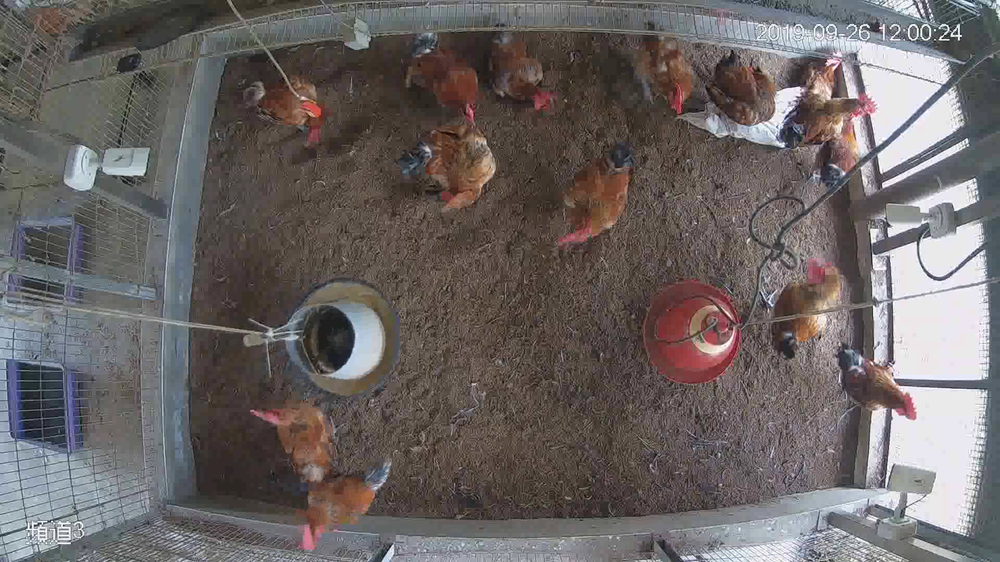
#> input picture test_1.avi_000025208.png, 1000 x 562 px, shrunk from 1920 x 1080 before the run
$ python InductiveColorRange.py   (older library calls are emulated)
#> lines starting #> are read from the running program, lines starting #| are printed output that depends on the picture; after the words box and inside, x2 and y2 are one past the last pixel; in counts of white or black regions, pixels touching at a corner belong together
import cv2
import numpy as np
import random

class svm:
    def __init__(self):
        self.svm=cv2.ml.SVM_create()

    def training(self,img,scale,background_ratio,mask,show):
        #整理數據
        w,h,d=img.shape
        h=int(h*scale)
        w=int(w*scale)
        img=cv2.resize(img,(h,w))
        HSV=cv2.cvtColor(img,cv2.COLOR_BGR2HSV)
        black=np.zeros(HSV.shape,dtype=np.uint8)
        mask=cv2.resize(mask,(h,w))


        #分離前後景
        chicken=cv2.add(black,HSV,mask=mask)
        mask=255-mask
        background=cv2.add(black,HSV,mask=mask)


        if show : print("-----preprossing data------")

        TwoDimChicken=np.reshape(chicken[:,:,0:2],(-1,2)) #將彩色照片拉成直線
        newTwoDimChicken=[]
        for i in TwoDimChicken: #去除黑色區域，以免影響SVM訓練
            if(i[1]>0):
                newTwoDimChicken.append(i)
        TwoDimChicken=np.array(newTwoDimChicken)

        TwoDimBackground=np.reshape(background[:,:,0:2],(-1,2))#將彩色照片拉成直線，只使用色像跟飽和度
        newTwoDimBackground=[]
        for i in TwoDimBackground:#去除黑色區域，以免影響SVM訓練
            if(i[1]>0):
                newTwoDimBackground.append(i)
        TwoDimBackground=np.array(newTwoDimBackground)

        chickenPixels=len(TwoDimChicken)  #取得非黑色像素總量
        if show : print("chickenPixels=",chickenPixels)
        alable=np.ones((chickenPixels,1))

        backPixels=len(TwoDimBackground)
        if show : print("backPixels=",backPixels)

        randIndexList=random.sample(range(0,backPixels),int(chickenPixels*background_ratio))
        newTwoDimBackground=[]                  #使前景跟背景訓練用的資料量相同
        for i in randIndexList:                 #刪減背景訓練資料
            newTwoDimBackground.append(TwoDimBackground[i])
        TwoDimBackground=newTwoDimBackground
        backPixels=len(TwoDimBackground)
        if show : print("new backPixels=",backPixels)
        blable=np.zeros((backPixels,1))

        lable=np.vstack((alable,blable))
        lable=np.array(lable,dtype='int32')

        TwoDimBackground=np.array(newTwoDimBackground) #List2Array

        data=np.vstack((TwoDimChicken,TwoDimBackground)) #合併陣列

        data=np.array(data,dtype='float32')

        if show : print("-----training start------")
        #訓練SVM
        self.svm.train(data,cv2.ml.ROW_SAMPLE,lable)
        if show : print("-----training complete------")

        #if show : self.svm.save("Model/svmModel.xml")
        if not show : return self.svm

    def classifier(self,img,scale,show): #基於SVM的顏色分類器
        if show : print("-----predict------")
        #整理輸入數據
        img=cv2.resize(img,None,fx=scale,fy=scale)
        w,h,d=img.shape
        HSV=cv2.cvtColor(img,cv2.COLOR_BGR2HSV)

        TwoDimHSV=np.reshape(HSV[:,:,:2],(-1,2))#圖形直線化 ，只使用色像跟飽和度
        pt_data = np.array(TwoDimHSV) #設定資料型態
        pt_data = np.array(pt_data, dtype = 'float32')
        #使用SVM進行預測
        predict = self.svm.predict(pt_data)

        predictImg=np.reshape(predict[1],(w,h)) #將預測結果轉回二維
        def post_processing(img): #將預測結果進行後處理，使之更容易看懂
            scale_value=w/360
            kernal_diameter=9 #平滑濾波
            kernal=cv2.getStructuringElement(cv2.MORPH_ELLIPSE,
                                             (kernal_diameter,kernal_diameter))
            img=cv2.filter2D(img,cv2.CV_8U,kernal) #轉回uint8形式
            #設定值處理
            retval,img=cv2.threshold(img,40,255,cv2.THRESH_BINARY)
            #侵蝕
            kernal_diameter=int(5*scale_value)
            kernal=cv2.getStructuringElement(cv2.MORPH_ELLIPSE,
                                             (kernal_diameter,kernal_diameter))
            img=cv2.morphologyEx(img,cv2.MORPH_ERODE,kernal)
            #膨脹
            kernal_diameter=int(9*scale_value)
            kernal=cv2.getStructuringElement(cv2.MORPH_ELLIPSE,
                                             (kernal_diameter,kernal_diameter))
            img=cv2.morphologyEx(img,cv2.MORPH_DILATE,kernal)
            #再侵蝕
            kernal_diameter=int(7*scale_value)
            kernal=cv2.getStructuringElement(cv2.MORPH_ELLIPSE,
                                             (kernal_diameter,kernal_diameter))
            img=cv2.morphologyEx(img,cv2.MORPH_ERODE,kernal)
            return img
        predictImg=post_processing(predictImg)


        if show : print("-----predict complete------")
        if show : cv2.imwrite("result.png",predictImg)
        return predictImg

    def Image_Fusion(self,img,scale,predictImg,oriimg): #將預測結果合併至原圖，產生彩色圖像
        img=cv2.resize(img,None,fx=scale,fy=scale)
        h,w,d=img.shape

        #標示記號顏色設定
        blue=np.ones((h,w),dtype=np.uint8)*0
        green=np.ones((h,w),dtype=np.uint8)*255
        red=np.ones((h,w),dtype=np.uint8)*0
        mark=cv2.merge([blue,green,red])


        mark=cv2.add(mark,mark,mask=predictImg)
        result=cv2.addWeighted(mark,0.23,img,1,gamma=0)
        #貼回原圖
        rh,rw,rd=result.shape

        oriimg=cv2.resize(oriimg,None,fx=scale,fy=scale)
        h,w,d=oriimg.shape

        oriimg[h-rh:h,int(0.2*w):int(0.2*w)+rw,:]=result
        return oriimg

    def Model_optimize(self,img,mask,times): #進行多次訓練取最優結果

        def errorCal(predictImg,mask): #誤差計算
            predictImg=np.array(predictImg,dtype=np.float32)
            mask=np.array(mask,dtype=np.float32) #以浮點數形式記錄負數
            predictImg=cv2.subtract(predictImg,mask)
            predictImg=np.absolute(predictImg)#絕對值
            return np.sum(predictImg) #像素值加總

        bestmodel=None
        besterror=1e+100
        mask=cv2.resize(mask,None,fx=0.25,fy=0.25)
        newmodel=cv2.ml.SVM_create()
        for t in range(times):
            newmodel=self.training(img,0.1,random.uniform(1,2.5),mask,False)
            predictImg=self.classifier(img,0.25,False) #模型透過self.svm傳遞，須注意
            newerror=errorCal(predictImg,mask)
            if( newerror<besterror ): #取代
                besterror=newerror
                bestmodel=newmodel
            print(newerror)
        return bestmodel

    def setModel(self,model):
        self.svm=model

if __name__ == "__main__":

    #設定值
    scale=0.1 #訓練時輸入圖片尺寸
    background_ratio=1#背景資料量增強
    watchScale=0.5 #渲染尺寸

    img=cv2.imread("test_1.avi_000025208.png") #訓練集
#> img is the input picture: shape (562, 1000, 3); mean B, G, R 100, 100.9, 107.1
    mask=cv2.imread("sumMask.bmp",0)
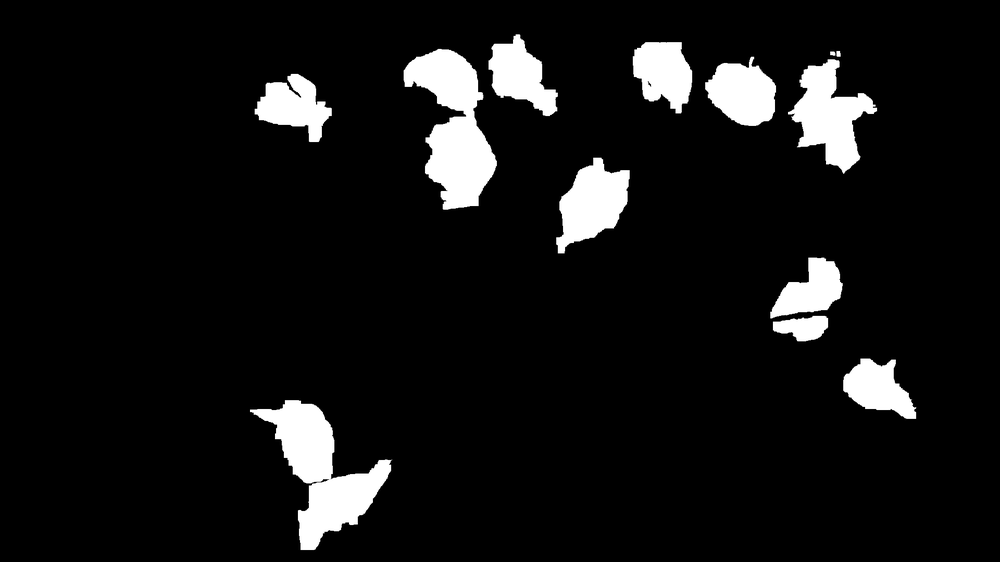
#> input picture sumMask.bmp, 1000 x 562 px, shrunk from 1920 x 1080 before the run
#> mask is the input picture: shape (562, 1000); min 0, max 255, mean 19.7
    h,w,d=img.shape
#> h = 562; w = 1000; d = 3
    imgroi=img[int(h*0.07):,int(0.2*w):int(0.886*w),:]
    maskroi=mask[int(h*0.07):,int(0.2*w):int(0.886*w)]

    SVM=svm()
    SVM.training(imgroi,scale,background_ratio,maskroi,show=True)
#> in training, `HSV=cv2.cvtColor(img,cv2.COLOR_BGR2HSV)`: HSV: shape (52, 68, 3); mean H, S, V 40.7, 50.1, 98.8
#> in training, `chicken=cv2.add(black,HSV,mask=mask)`: chicken: shape (52, 68, 3); mean H, S, V 5, 12.2, 15.1
#> in training, `chicken=cv2.add(black,HSV,mask=mask)`: black: shape (52, 68, 3); every value is 0
#> in training, `mask=255-mask`:
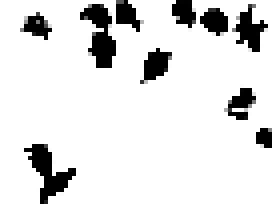
#> mask: shape (52, 68) (shown 4 times larger); min 0, max 255, mean 225
#> in training, `background=cv2.add(black,HSV,mask=mask)`: background: shape (52, 68, 3); mean H, S, V 37.8, 40.8, 88.3
#> in training, `TwoDimChicken=np.reshape(chicken[:,:,0:2],(-1,2))`: TwoDimChicken = 3536 pairs, first value 0 to 179, second value 0 to 203
#> the loop in training, `for i in TwoDimChicken:` made 3536 passes
#> i on passes 1 to 3: [0, 0], [0, 0], [0, 0]
#> after the loop in training, `for i in TwoDimChicken:`: newTwoDimChicken = 494 pairs, first value 0 to 179, second value 6 to 203
#> in training, `TwoDimChicken=np.array(newTwoDimChicken)`: TwoDimChicken has the same summary as newTwoDimChicken
#> in training, `TwoDimBackground=np.reshape(background[:,:,0:2],(-1,2))#將彩色照片拉成直線，只使用色..`: TwoDimBackground = 3536 pairs, first value 0 to 179, second value 0 to 182
#> the loop in training, `for i in TwoDimBackground:#去除黑色區域，以免影響SVM訓練` made 3536 passes
#> i on passes 1 to 3: [111, 19], [84, 13], [78, 15]
#> after the loop in training, `for i in TwoDimBackground:#去除黑色區域，以免影響SVM訓練`: newTwoDimBackground = 3119 pairs, first value 0 to 179, second value 1 to 182
#> in training, `TwoDimBackground=np.array(newTwoDimBackground)`: TwoDimBackground has the same summary as newTwoDimBackground
#> in training, `chickenPixels=len(TwoDimChicken)`: chickenPixels = 494
#| chickenPixels= 494
#> in training, `backPixels=len(TwoDimBackground)`: backPixels = 3119
#| backPixels= 3119
#> in training, `randIndexList=random.sample(range(0,backPixels),int(chickenPixels*back..`: randIndexList = 494 values, max 3107 at index 388, min 0 at index 296, mean 1554.4
#> the loop in training, `for i in randIndexList:` made 494 passes
#> i on passes 1 to 3: 1577, 3104, 1722
#> after the loop in training, `for i in randIndexList:`: newTwoDimBackground = 494 pairs, first value 0 to 179, second value 5 to 149
#> in training, `TwoDimBackground=newTwoDimBackground`: TwoDimBackground has the same summary as newTwoDimBackground
#> in training, `backPixels=len(TwoDimBackground)`: backPixels = 494
#| new backPixels= 494
#> in training, `data=np.vstack((TwoDimChicken,TwoDimBackground))`: data = 988 pairs, first value 0 to 179, second value 5 to 203

    #bestmodel=SVM.Model_optimize(imgroi,maskroi,3)
    #SVM.setModel(bestmodel)

    result=SVM.classifier(imgroi,watchScale,show=True)
#> in classifier, `img=cv2.resize(img,None,fx=scale,fy=scale)`:
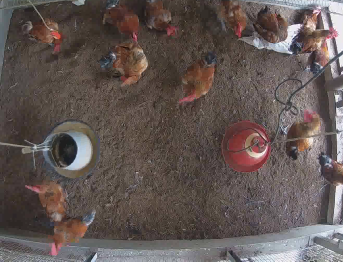
#> img: shape (262, 343, 3); mean of channels 0, 1, 2 83, 86.3, 97.8; drawn as B, G, R
#> in classifier, `HSV=cv2.cvtColor(img,cv2.COLOR_BGR2HSV)`: HSV: shape (262, 343, 3); mean H, S, V 40.6, 49.9, 99.3
#> in classifier, `TwoDimHSV=np.reshape(HSV[:,:,:2],(-1,2))#圖形直線化 ，只使用色像跟飽和度`: TwoDimHSV = 89866 pairs, first value 0 to 179, second value 0 to 249
#> in classifier, `pt_data = np.array(TwoDimHSV)`: pt_data has the same summary as TwoDimHSV
#> in classifier, `predictImg=np.reshape(predict[1],(w,h))`:
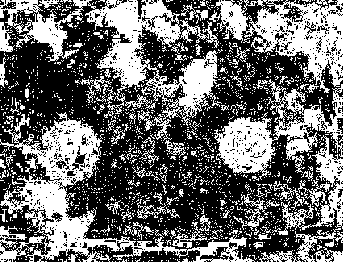
#> predictImg: shape (262, 343) float32; values 0 (black) and 1 (white), 41.9% white; 1743 white regions (1655 under 20 px), largest, box (x1, y1, x2, y2) and area: (0, 0, 222, 126) 8191, (0, 112, 255, 262) 7851, (209, 0, 343, 93) 5018
#> in post_processing, `img=cv2.filter2D(img,cv2.CV_8U,kernal)`:
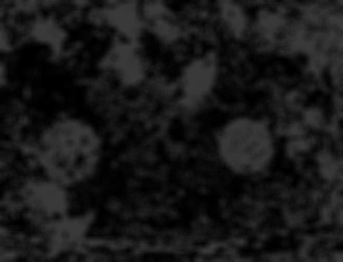
#> img: shape (262, 343); min 0, max 57, mean 23.9
#> in post_processing, `retval,img=cv2.threshold(img,40,255,cv2.THRESH_BINARY)`: img: shape (262, 343); 19.8% white; 89 white regions (50 under 20 px), largest, box (x1, y1, x2, y2) and area: (22, 121, 105, 257) 4255, (256, 4, 343, 84) 3135, (98, 0, 146, 85) 2078
#> in post_processing, `img=cv2.morphologyEx(img,cv2.MORPH_ERODE,kernal)`: img: shape (262, 343); 16% white; 62 white regions (32 under 20 px), largest, box (x1, y1, x2, y2) and area: (283, 6, 343, 76) 2092, (220, 120, 271, 170) 1907, (100, 0, 145, 84) 1768
#> in post_processing, `img=cv2.morphologyEx(img,cv2.MORPH_DILATE,kernal)`: img: shape (262, 343); 26.6% white; 48 white regions (3 under 20 px), largest, box (x1, y1, x2, y2) and area: (21, 120, 106, 259) 5631, (255, 4, 343, 86) 3951, (94, 0, 181, 87) 3628
#> in post_processing, `img=cv2.morphologyEx(img,cv2.MORPH_ERODE,kernal)`: img: shape (262, 343); 18.9% white; 51 white regions (19 under 20 px), largest, box (x1, y1, x2, y2) and area: (23, 122, 104, 257) 4125, (257, 6, 343, 84) 3071, (96, 0, 146, 85) 2088

    result=SVM.Image_Fusion(imgroi,watchScale,result,img)
#> in Image_Fusion, `mark=cv2.add(mark,mark,mask=predictImg)`:
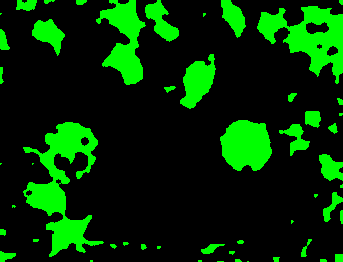
#> mark: shape (262, 343, 3); mean of channels 0, 1, 2 0, 48.1, 0; drawn as B, G, R
#> in Image_Fusion, `oriimg[h-rh:h,int(0.2*w):int(0.2*w)+rw,:]=result`:
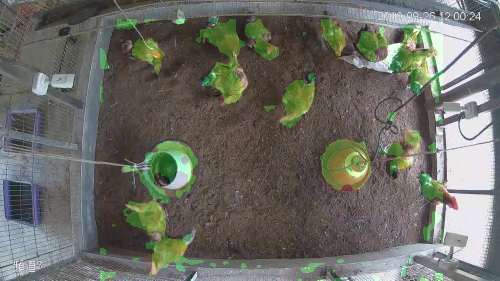
#> oriimg: shape (281, 500, 3); mean of channels 0, 1, 2 100.2, 108.1, 107.2; drawn as B, G, R

    cv2.imshow("initial image",result)

    '''
    imgtest=cv2.imread("images/20200327125450.jpg") #測試集
    result=SVM.classifier(imgtest,watchScale,show=True)
    result=SVM.Image_Fusion(imgtest,watchScale,result)
    cv2.imshow("test image1",result)
    '''

    cv2.waitKey()
    cv2.destroyAllWindows()
